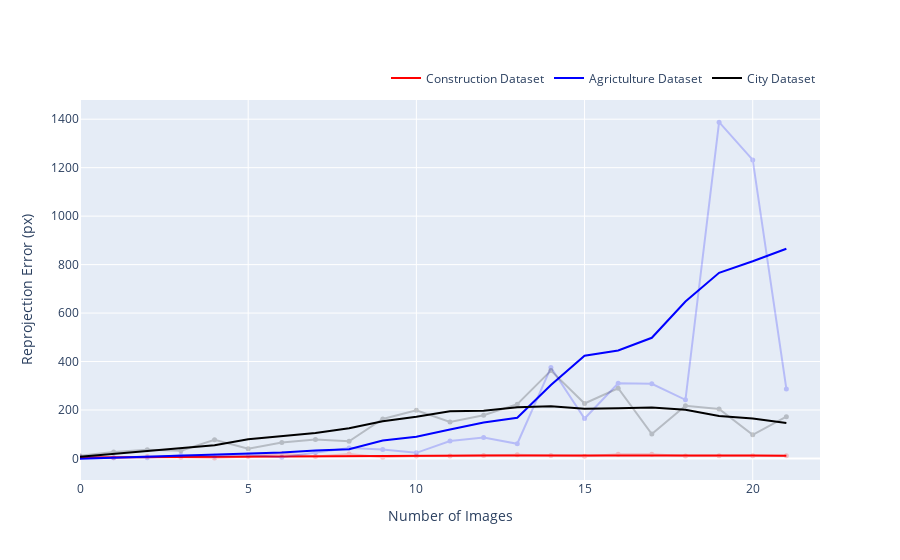

Notebook cell for this chart:
### Code cell
# Plot Error for Different Types of Datasets

fig3 = go.Figure()

# Add trace for construction dataset
fig3.add_trace(go.Scatter(
    x = num_images,
    y = construction,
    mode = 'lines+markers',
    marker = dict(
        size = 5,
        color = 'red',
    ),
    opacity = 0.2,
    showlegend=False
))

fig3.add_trace(go.Scatter(
    x = num_images,
    y = signal.savgol_filter(construction,
                           10,
                           1),
    mode='lines',
    line=go.scatter.Line(color="red"),
    name='Construction Dataset'
))

# Add trace for agriculture dataset
fig3.add_trace(go.Scatter(
    x = num_images,
    y = farm,
    mode = 'lines+markers',
    marker = dict(
        size = 5,
        color = 'blue',
    ),
    opacity = 0.2,
    showlegend=False
))

fig3.add_trace(go.Scatter(
    x = num_images,
    y = signal.savgol_filter(farm,
                           10,
                           1),
    mode='lines',
    line=go.scatter.Line(color="blue"),
    name='Agrictulture Dataset'
))

# Add trace for city dataset
fig3.add_trace(go.Scatter(
    x = num_images,
    y = city,
    mode = 'lines+markers',
    marker = dict(
        size = 5,
        color = 'black',
    ),
    opacity = 0.2,
    showlegend=False
))

fig3.add_trace(go.Scatter(
    x = num_images,
    y = signal.savgol_filter(city,
                           10,
                           1),
    mode='lines',
    line=go.scatter.Line(color='black'),
    name='City Dataset'
))

fig3.update_layout(
    legend=dict(
    orientation="h",
    yanchor="bottom",
    y=1.02,
    xanchor="right",
    x=1),
    xaxis_title="Number of Images",
    yaxis_title="Reprojection Error (px)",
    xaxis_range=[0, min_images],
)

fig3.show()

### Figure 1 — Plotly figure (JSON) as saved in the notebook; plotly's stock layout.template omitted (floating-point values rounded to 4 significant figures)
{"data": [{"marker": {"color": "red", "size": 5}, "mode": "lines+markers", "opacity": 0.2, "showlegend": false, "type": "scatter", "x": [0, 1, 2, 3, 4, 5, 6, 7, 8, 9, 10, 11, 12, 13, 14, 15, 16, 17, 18, 19, 20, 21], "y": [5.47, 3.054, 8.237, 4.532, 2.412, 7.919, 20.78, 7.897, 18.24, 5.477, 10.6, 10.29, 12.41, 15.33, 11.79, 8.685, 17.39, 16.92, 10.58, 10.68, 10.8, 11.33]}, {"line": {"color": "red"}, "mode": "lines", "name": "Construction Dataset", "type": "scatter", "x": [0, 1, 2, 3, 4, 5, 6, 7, 8, 9, 10, 11, 12, 13, 14, 15, 16, 17, 18, 19, 20, 21], "y": [4.067, 5.031, 5.994, 6.957, 7.92, 8.915, 9.639, 10.06, 11.14, 12.07, 12.15, 11.81, 12.72, 11.95, 12.47, 12.49, 12.59, 12.47, 12.21, 11.96, 11.71, 11.45]}, {"marker": {"color": "blue", "size": 5}, "mode": "lines+markers", "opacity": 0.2, "showlegend": false, "type": "scatter", "x": [0, 1, 2, 3, 4, 5, 6, 7, 8, 9, 10, 11, 12, 13, 14, 15, 16, 17, 18, 19, 20, 21], "y": [7.545, 2.801, 2.458, 13.1, 8.98, 15.69, 4.578, 24.34, 43.06, 36.91, 23.26, 72.14, 86.88, 60.61, 375.2, 164.8, 310.1, 308.3, 242.1, 1388.0, 1232.0, 287.1, 611.3, 1560.0, 1557.0, 643.8, 827.1, 361.6, 496.3, 1481.0, 897.8, 1729.0, 921.7, 1069.0, 1312.0, 1805.0, 538.1, 314.9, 1416.0, 3072.0, 1491.0, 661.7, 811.4, 452.1, 181.3, 238.4, 1053.0, 841.3, 1504.0]}, {"line": {"color": "blue"}, "mode": "lines", "name": "Agrictulture Dataset", "type": "scatter", "x": [0, 1, 2, 3, 4, 5, 6, 7, 8, 9, 10, 11, 12, 13, 14, 15, 16, 17, 18, 19, 20, 21], "y": [-1.416, 2.443, 6.301, 10.16, 14.02, 17.52, 24.45, 32.9, 37.65, 74.27, 89.18, 119.7, 148.1, 168.0, 303.1, 424.0, 445.5, 497.9, 647.9, 766.0, 813.9, 865.6, 871.0, 896.4, 905.7, 872.3, 1017.0, 1048.0, 998.4, 973.9, 1090.0, 1061.0, 1056.0, 1148.0, 1307.0, 1367.0, 1260.0, 1249.0, 1187.0, 1074.0, 917.7, 969.1, 1022.0, 1031.0, 974.0, 860.7, 747.4, 634.1, 520.8]}, {"marker": {"color": "black", "size": 5}, "mode": "lines+markers", "opacity": 0.2, "showlegend": false, "type": "scatter", "x": [0, 1, 2, 3, 4, 5, 6, 7, 8, 9, 10, 11, 12, 13, 14, 15, 16, 17, 18, 19, 20, 21], "y": [11.03, 26.44, 35.66, 31.62, 77.47, 39.79, 66.19, 78.62, 71.08, 162.9, 198.8, 150.6, 178.2, 223.8, 362.5, 226.8, 289.7, 100.8, 217.3, 203.9, 97.56, 172.4, 203.9, 132.9, 107.1, 127.8, 103.8, 111.4, 99.34, 50.21, 54.08, 80.17, 63.45, 128.7, 88.28, 127.9, 210.4, 114.8, 178.3, 291.8, 94.02, 331.6, 254.0, 207.3, 132.0, 94.86, 97.94, 122.7, 203.4, 197.2, 182.3, 168.3, 185.6, 169.4, 150.8, 346.7, 492.7, 253.9, 373.9, 590.4, 469.5, 1000.0, 608.3, 379.7, 229.6, 518.5, 495.7, 657.1, 403.5]}, {"line": {"color": "black"}, "mode": "lines", "name": "City Dataset", "type": "scatter", "x": [0, 1, 2, 3, 4, 5, 6, 7, 8, 9, 10, 11, 12, 13, 14, 15, 16, 17, 18, 19, 20, 21], "y": [6.616, 18.5, 30.38, 42.26, 54.14, 78.86, 91.28, 105.5, 124.8, 153.3, 172.0, 194.3, 196.5, 211.1, 215.2, 205.1, 207.3, 209.9, 200.8, 175.2, 165.3, 146.7, 147.8, 136.0, 120.6, 116.3, 107.1, 93.02, 92.6, 90.72, 90.74, 101.4, 101.7, 109.6, 133.8, 137.8, 162.9, 182.0, 189.8, 194.2, 190.9, 179.7, 180.4, 183.0, 173.5, 182.3, 166.0, 159.2, 155.4, 157.2, 182.4, 221.9, 235.0, 252.1, 291.4, 320.1, 403.3, 445.6, 466.6, 474.5, 491.7, 492.0, 532.3, 535.2, 525.2, 505.2, 485.1, 465.0, 445.0]}], "layout": {"legend": {"orientation": "h", "x": 1, "xanchor": "right", "y": 1.02, "yanchor": "bottom"}, "xaxis": {"range": [0, 22], "title": {"text": "Number of Images"}}, "yaxis": {"title": {"text": "Reprojection Error (px)"}}}}
